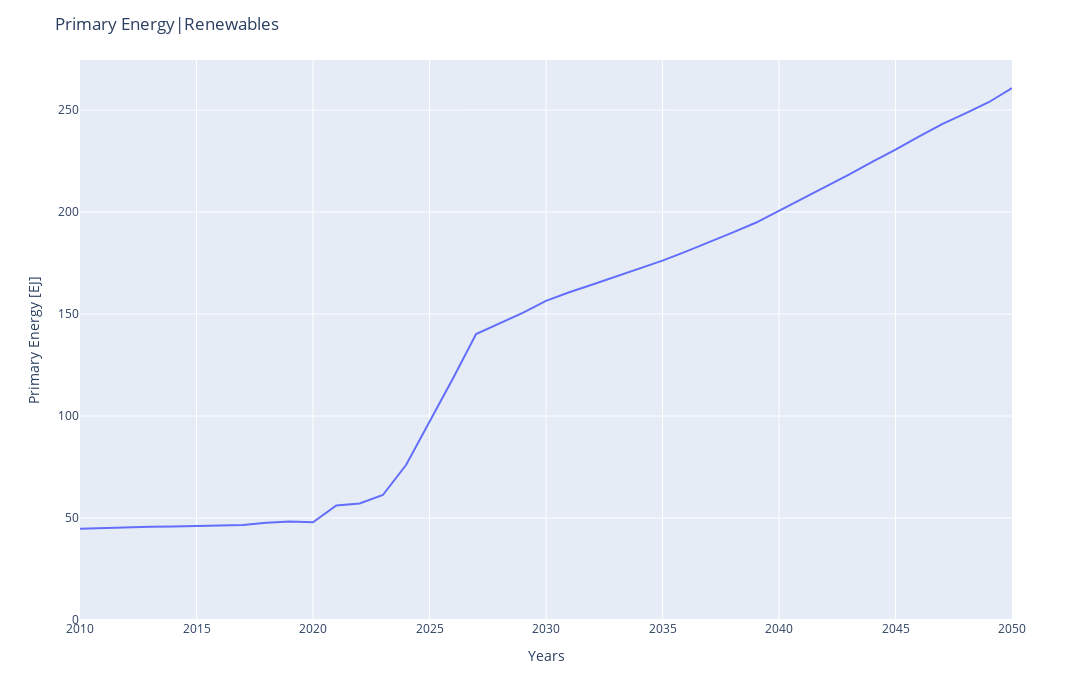

The code cell stored with this chart in its notebook:
### Code cell
## Primary Energy, Renewables - penetration
RES=PrimaryEnergy_RE.T
#RES=RES.iloc[:-10]

fig4 = px.line(RES, x=RES.index, y=RES, height=700, width=1400)
fig4.update_layout(
    title="Primary Energy|Renewables",
    xaxis_title="Years",
    yaxis_title="Primary Energy [EJ]", showlegend=False)
fig4.update_yaxes(rangemode='tozero', matches=None, showticklabels=True)
fig4.update_traces(hovertemplate='Year: %{x} <br>Primary Energy: %{y}')
fig4.show()

# run_selection = RES.iloc[:, run:(run+1)]
# #print(run_selection)
# fig4r = px.line(run_selection, x=run_selection.index, y=run_selectio.columns)
# fig4r.update_layout(
#     title="Primary Energy|Renewables",
#     xaxis_title="Years",
#     yaxis_title="Primary Energy [EJ]", showlegend=False)
# fig4r.update_traces(hovertemplate='Year: %{x} <br>Emissions: %{y}')
# fig4r.show()

### Figure 1 — Plotly figure (JSON) as saved in the notebook; plotly's stock layout.template omitted (floating-point values rounded to 4 significant figures)
{"data": [{"hovertemplate": "Year: %{x} <br>Primary Energy: %{y}", "legendgroup": "", "line": {"color": "#636efa", "dash": "solid"}, "marker": {"symbol": "circle"}, "mode": "lines", "name": "", "orientation": "v", "showlegend": false, "type": "scatter", "x": [2010, 2011, 2012, 2013, 2014, 2015, 2016, 2017, 2018, 2019, 2020, 2021, 2022, 2023, 2024, 2025, 2026, 2027, 2028, 2029, 2030, 2031, 2032, 2033, 2034, 2035, 2036, 2037, 2038, 2039, 2040, 2041, 2042, 2043, 2044, 2045, 2046, 2047, 2048, 2049, 2050], "xaxis": "x", "y": [44.76, 45.13, 45.49, 45.68, 45.85, 46.02, 46.3, 46.62, 47.62, 48.29, 47.91, 56.13, 57.16, 61.26, 76.08, 97.03, 118.3, 140.2, 145.5, 150.6, 156.4, 160.7, 164.5, 168.4, 172.4, 176.2, 180.6, 185.2, 189.9, 194.7, 200.6, 206.4, 212.3, 218.4, 224.6, 230.6, 237.0, 243.1, 248.3, 253.8, 260.8], "yaxis": "y"}], "layout": {"height": 700, "legend": {"tracegroupgap": 0}, "margin": {"t": 60}, "showlegend": false, "title": {"text": "Primary Energy|Renewables"}, "width": 1400, "xaxis": {"anchor": "y", "domain": [0, 1], "title": {"text": "Years"}}, "yaxis": {"anchor": "x", "domain": [0, 1], "rangemode": "tozero", "showticklabels": true, "title": {"text": "Primary Energy [EJ]"}}}}
